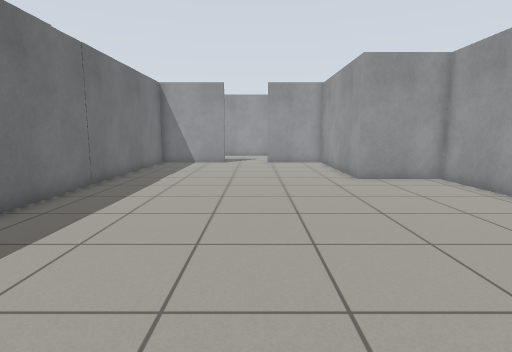
[1] (above)

19 first-person views from a walk through a robot-simulator world made for Gazebo. The camera is 0.94 m above the floor, tilts 8° down and sees 80° across. The floor is counted in squares, 0.5 m on a side. Each view is taken from the middle of a square. On the plan, view 1 faces up. The plan holds only what a view shows up to about 16 squares ahead; the rest is blank. Gazebo's built-in surfaces are drawn with simple patterns.

[2]
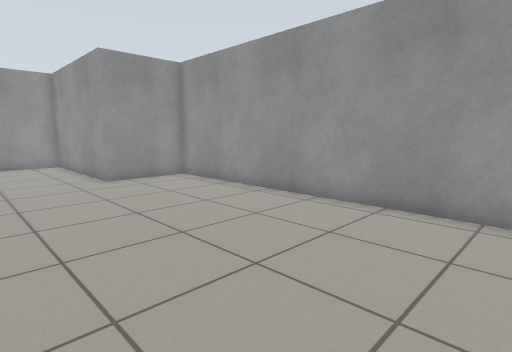

[3]
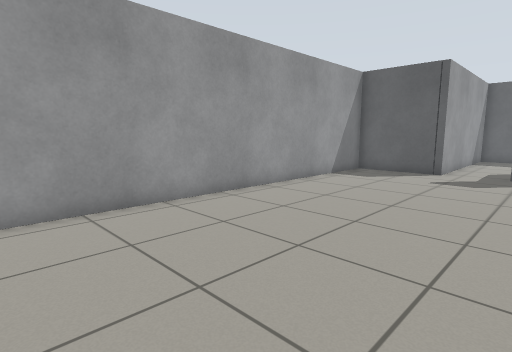

[4]
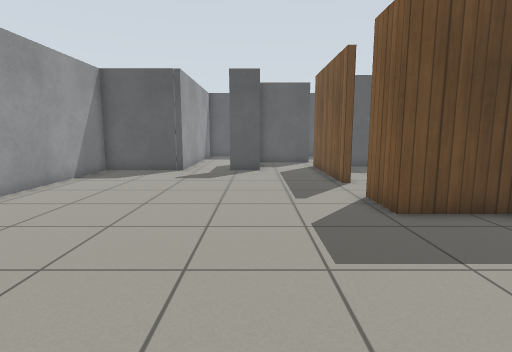

[5]
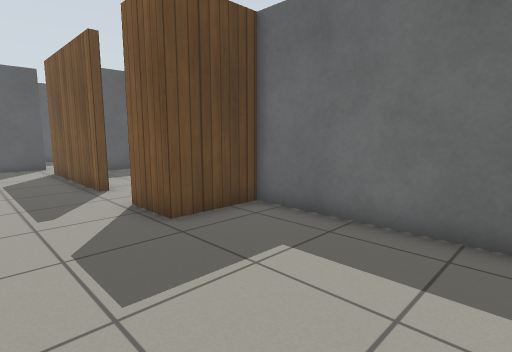

[6]
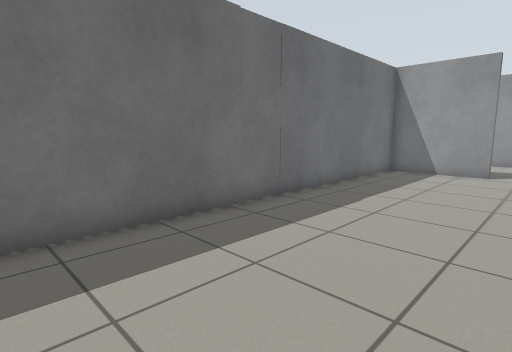

[7]
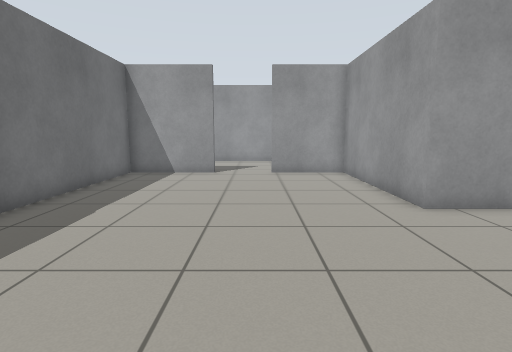

[8]
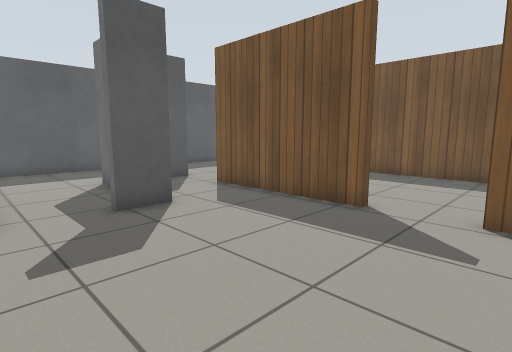

[9]
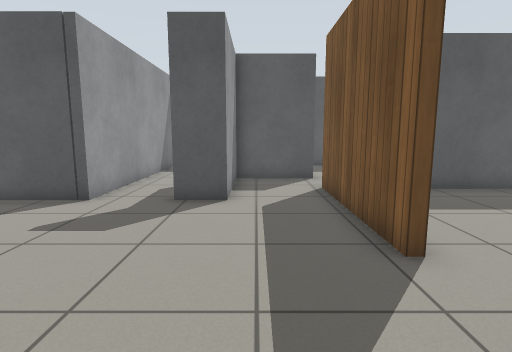

[10]
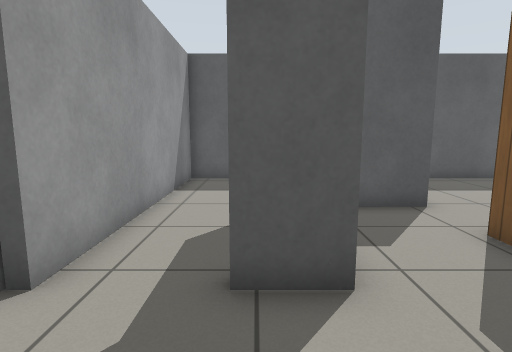

[11]
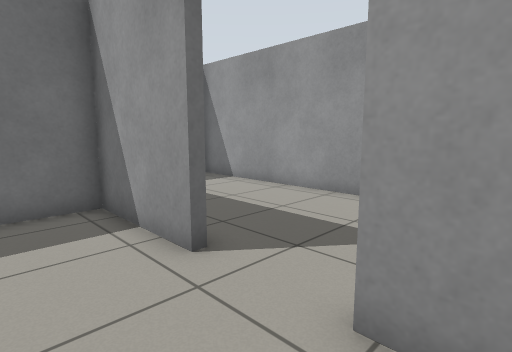

[12]
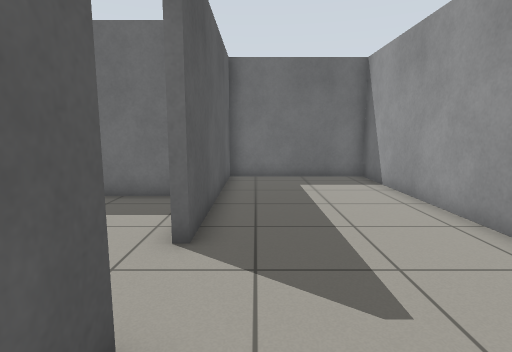

[13]
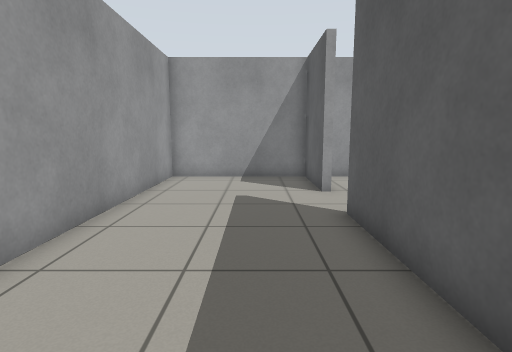

[14]
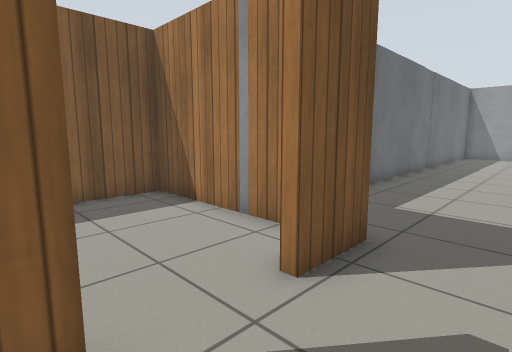

[15]
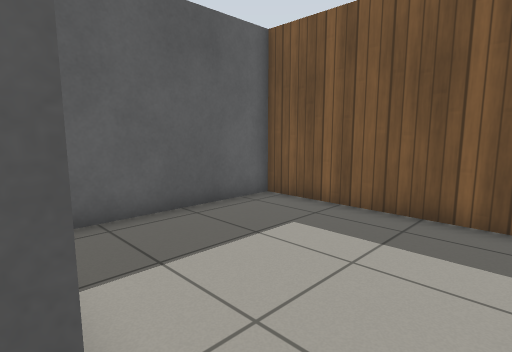

[16]
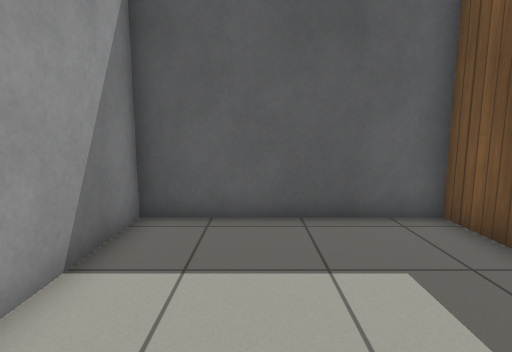

[17]
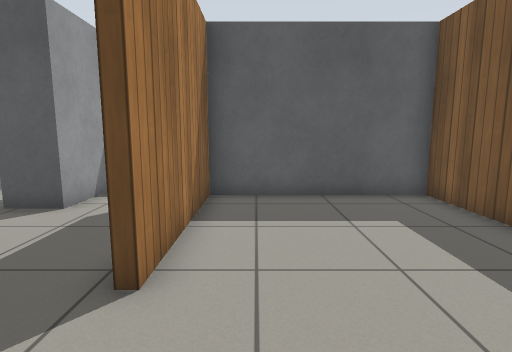

[18]
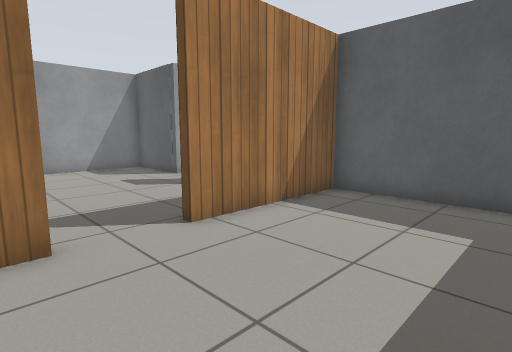

[19]
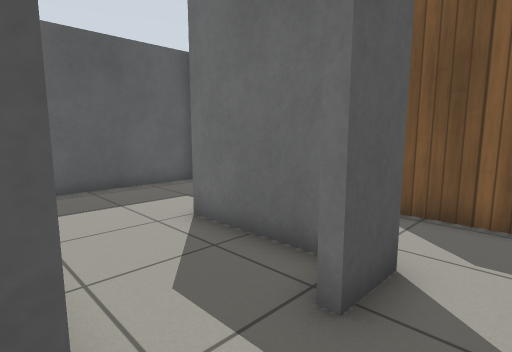

### Floor plan
Points are (right, up) in squares from view 1. A wall is a line through its corners. A room is listed if a view was taken in it or the views show most of it. See-through windows are left out.
Room 1 (views 1, 2, 3, 4, 5, 6, 7, 8, 9, 10, 11, 14, 15, 19)
walls: (-3.3, -6.4) (-3.3, -12.5); (-6, 9.5) (-6, -1.9) (-3.3, -1.9) (-3.3, -4); (0.1, -11.5) (0.1, -15); (-0.2, -14.8) (-0.2, -10.4) (1.4, -10.4); (-3.5, -14.6) (-2.4, -14.6); (-1.9, 19.6) (-6, 19.6) (-6, 11.4); (-0.5, -19.6) (3.7, -19.6) (3.7, -10.4) (7.6, -10.4) (7.6, 12.4) (4.2, 12.4) (4.2, 19.6) (0.8, 19.6)
ways out: opening at (-1, 20) to room 2; opening at (-3, -13.5) to room 3; opening at (-3.5, -5.5) to room 4; opening at (0, -17.5) to room 5
objects: door leaf (-6, 10) to (-6, 11); door leaf (-2, -15) to (-1, -15)
Room 2 (views 12, 13)
walls: (0.8, 19.9) (4.2, 19.9) (4.2, 25.7) (-10.2, 25.7) (-10.2, 19.9) (-2, 19.9)
ways out: opening at (-1, 20) to room 1
Room 3 (view 16)
walls: (-10.2, -13.5) (-10.2, -19.6) (-3.4, -19.6) (-3.4, -15.9)
ways out: opening at (-3, -13.5) to room 1
Room 4 (views 17, 18)
walls: (-3.6, -4) (-3.6, -3.2); (-5, -2.2) (-10.2, -2.2) (-10.2, -12.2) (-3.6, -12.2) (-3.6, -6.4)
ways out: opening at (-3.5, -5.5) to room 1
Room 5 (no view inside)
walls: (-3, -19.6) (-0.5, -19.6)
ways out: opening at (0, -17.5) to room 1

Positions as (right, up) in squares from view 1, and headings:
1: (0, 0), facing up
2: (0, 0), facing up-right
3: (0, 5), facing down-right
4: (0, 5), facing down
5: (0, 4), facing down-left
6: (0, 4), facing up-left
7: (0, 5), facing up
8: (4, -3), facing down-left
9: (-1, -2), facing down
10: (1, -7), facing down
11: (2, 17), facing up-left
12: (3, 21), facing left
13: (-9, 22), facing right
14: (-1, -7), facing up-left
15: (-3, -13), facing down-left
16: (-6, -13), facing down
17: (-5, -3), facing down
18: (-9, -3), facing down-right
19: (4, -9), facing down-left
